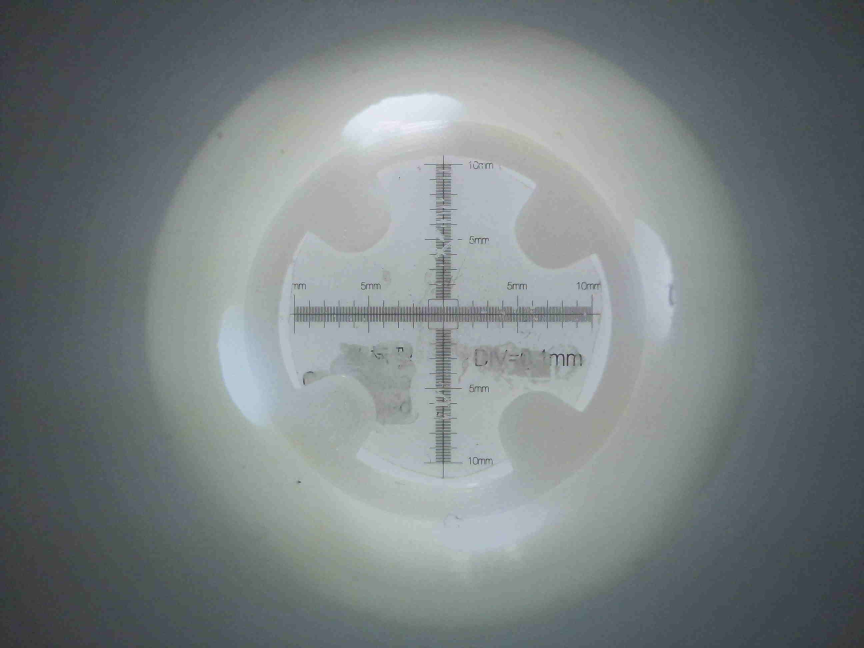
#> input picture calibration_cross_hair.jpg, 2592 x 1944 px, found by its file name (shown at 1/3 size)
$ python processRuler.py
#> lines starting #> are read from the running program, lines starting #| are printed output that depends on the picture; after the words box and inside, x2 and y2 are one past the last pixel; in counts of white or black regions, pixels touching at a corner belong together
import tkinter as tk
from tkinter import filedialog, simpledialog
from PIL import Image, ImageOps, ImageEnhance, ImageDraw
import matplotlib.pyplot as plt
import numpy as np

def upload_image():
    # Open a file dialog to select an image file
    file_path = r'C:\Users\pa480\OneDrive\Documents\GitHub\AccuracyMeasurement\calibration_cross_hair.jpg'
    if file_path:
        process_image(file_path)

def process_image(file_path):
    # Open the selected image
    image = Image.open(file_path)
#> image is the input picture: PIL image 2592x1944 RGB; mean R, G, B 120, 128.2, 129.9

    # Convert the image to grayscale
    grayscale_image = ImageOps.grayscale(image)

    # Enhance contrast (for better thresholding effect)
    enhancer = ImageEnhance.Contrast(grayscale_image)
    enhanced_image = enhancer.enhance(2)
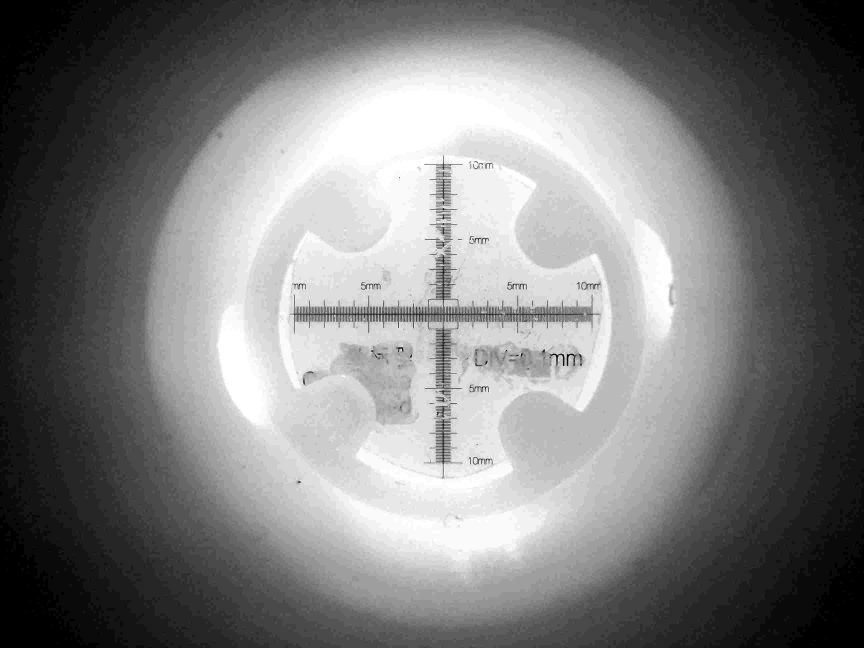
#> enhanced_image: PIL image 2592x1944 L (shown at 1/3 size); min 0, max 255, mean 125

    # Ask for threshold value
    threshold = 125

    # Apply the threshold
    bw_image = enhanced_image.point(lambda x: 255 if x > threshold else 0, mode='1')
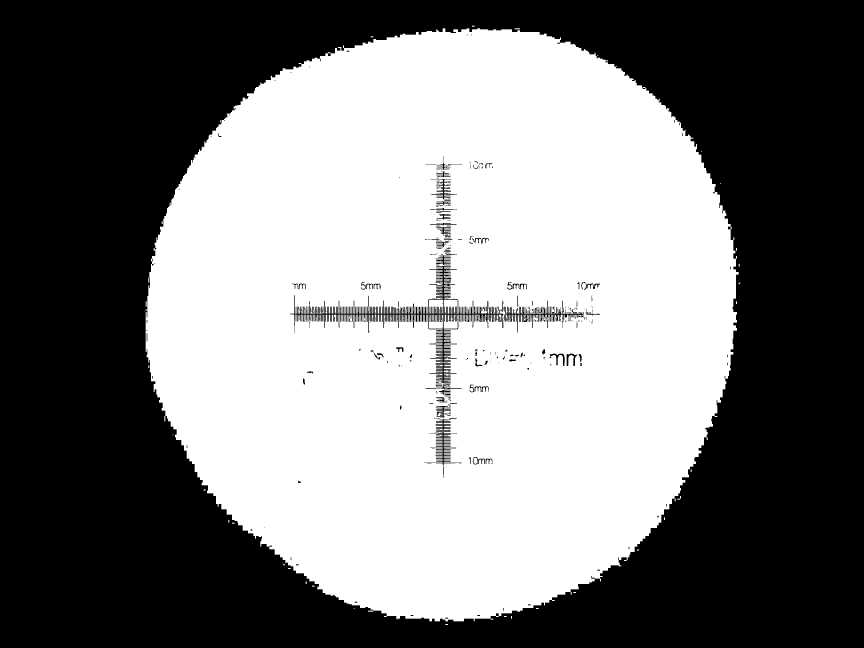
#> bw_image: PIL image 2592x1944 1 (shown at 1/3 size); 48.3% white; 52 white regions (16 under 20 px), largest, box (x1, y1, x2, y2) and area: (437, 85, 2216, 1864) 2428818, (1286, 899, 1329, 941) 1376, (1331, 899, 1373, 941) 1361

    # Draw a circle based on user click
    draw_circle(bw_image)

def draw_circle(image):
    # Convert to RGB to draw colored circles
    image_with_circle = image.convert("RGB")
    draw = ImageDraw.Draw(image_with_circle)

    # Initial zoom level
    zoom_level = 1.0
    center = [image_with_circle.width / 2, image_with_circle.height / 2]
#> center = [1296, 972]

    # Display the image and allow the user to click a point
    fig, ax = plt.subplots()
    ax.imshow(image_with_circle)

    # [32 lines left out: functions onscroll, redraw_image, onclick, not called in this run]

    cid_click = fig.canvas.mpl_connect('button_press_event', onclick)
    fig.canvas.mpl_connect('scroll_event', onscroll)

    plt.show()

# [20 lines left out: functions mask_image_outside_circle, save_processed_image, not called in this run]

if __name__ == "__main__":
    # Create a Tkinter root window
    root = tk.Tk()
    root.withdraw()  # Hide the root window

    # Upload and process the image
    upload_image()
